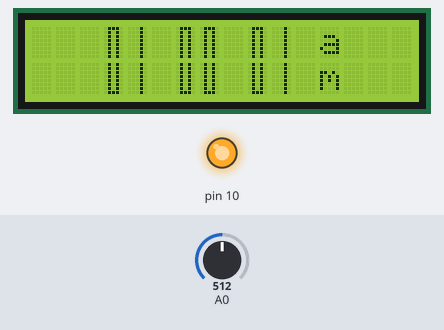
This sketch was run on a simulated Arduino Uno, built with avr-gcc and run on an emulated ATmega328P. On the bench: 16×2 character LCD, output pins drawn as LEDs (lit = HIGH). The test bench sets the inputs (shaded band); at power-on: A0 = 512.

Above: at 1.6 s.
1.7 s: A0 set to 461
At 2.8 s:
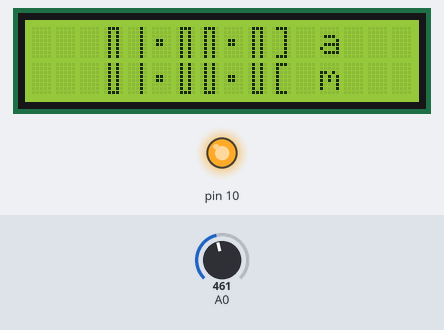
4.7 s: A0 set to 438
At 5.5 s:
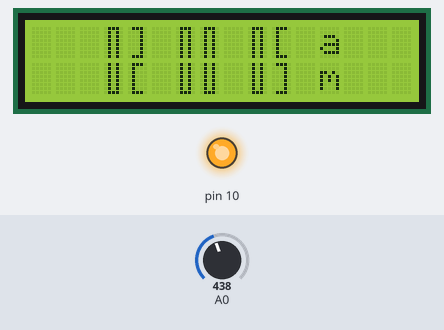
7.7 s: A0 set to 55
10.7 s: A0 set to 47
At 11.4 s:
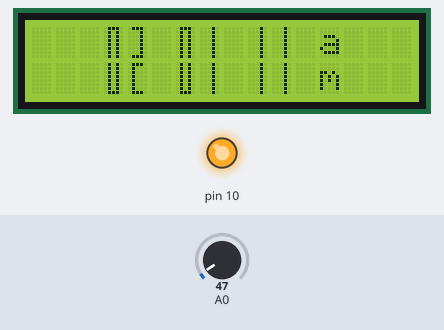
13.7 s: A0 set to 281
16.7 s: A0 set to 313
At 17.8 s:
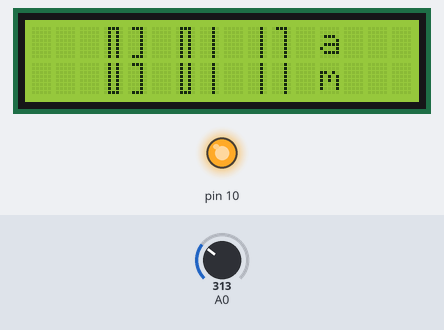
Timing chart, 0 to 19.7 s (numbered marks = the images above; inputs shaded):
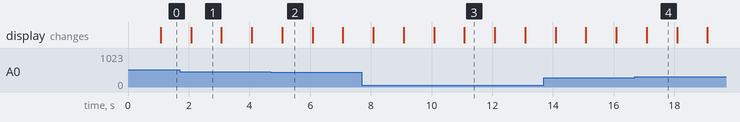

The sketch:

SimpleDigitalclockversion2.ino
```cpp
#include <LiquidCrystal.h>
#include "TimerOne.h"
#define btnRIGHT  1
#define btnUP     2
#define btnDOWN   3
#define btnLEFT   4
#define btnSELECT 5
#define btnNONE   0
int btnSelected = 0;
// select the pins used on the LCD panel
LiquidCrystal lcd(8, 9, 4, 5, 6, 7);
int lcd_key     = 0;
int adc_key_in0  = 0;
int adc_key_in1  = 0;
int adc_key_in2  = 0;
int adc_key_in3  = 0;
int adc_key_in4  = 0;
int adc_key_in5  = 0;
int thesec = 0;
int thesec2 = 0;
int themin = 0;
int themin2 = 0;
int thehr = 1;
int thehr2 = 0;
bool backlightstatus = true;
bool semicol = true;
bool ampm = true;


void setup() {
  pinMode(10,OUTPUT);
  digitalWrite(10,HIGH);
  //initialize the custom characters
  lcdcharinitiate();
  //initiate timer1 with 1 sec delay
  Timer1.initialize(1000000);
  //add the function that will be run every 1 sec
  Timer1.attachInterrupt(thedisplayfunction);
  lcd.clear();
  theclock();
}
//checking if buuton is pressed and do its function
void loop()
{
  int theinput = read_LCD_buttons();
  if(theinput == btnRIGHT && btnSelected != btnRIGHT)
  {
    btnSelected = btnRIGHT;
    themin++;
    if(themin > 9)
    {
      themin=0;
      themin2++;
      if(themin2 > 5)
      {
        themin2 =0;
      }
    }
  }
  else if(theinput == btnLEFT && btnSelected != btnLEFT)
  {
    btnSelected = btnLEFT;
    thehr++;
          if(thehr > 9 && thehr2 == 0)
          {
            thehr = 0;
            thehr2++;
            if(thehr2 >1)
            {
              thehr2 = 0;
            }
          }
          if(thehr > 2 && thehr2 == 1)
          {
            thehr = 1;
            thehr2++;
            if(thehr2 >1)
            {
              thehr2 = 0;
              ampm=!ampm;
            }
          }
  }
  else if(theinput == btnSELECT && btnSelected != btnSELECT)
  {
    btnSelected = btnSELECT;
    backlightstatus = !backlightstatus;
    if(backlightstatus)
    {
        digitalWrite(10,LOW);
    }
    else
    {
        digitalWrite(10,HIGH);
    }
  }
  else if(theinput == btnNONE && btnSelected != btnNONE)
  {
    btnSelected = btnNONE;
  }
  delay(200);
}
//get which button is pressed
int read_LCD_buttons()
{
  adc_key_in0 = analogRead(0);      // read the value from the sensor
  // my buttons when read are centered at these valies: 0, 144, 329, 504, 741
  // we add approx 50 to those values and check to see if we are close
  if (adc_key_in0 > 1000) return btnNONE; // We make this the 1st option for speed reasons since it will be the most likely result
  if (adc_key_in0 < 50)   return btnRIGHT;
  if (adc_key_in0 < 150)  return btnUP;
  if (adc_key_in0 < 300)  return btnDOWN;
  if (adc_key_in0 < 450)  return btnLEFT;
  if (adc_key_in0 < 700)  return btnSELECT;
  return btnNONE;  // when all others fail, return this...
}
//the clock timer call function
void thedisplayfunction()
{
  semicol=!semicol;
  thesec++;
  if(thesec > 9)
  {
    thesec=0;
    thesec2++;
    if(thesec2 > 5)
    {
      thesec2 = 0;
      themin++;
      if(themin > 9)
      {
        themin=0;
        themin2++;
        if(themin2 > 5)
        {
          themin2 =0;
          thehr++;
          if(thehr > 9 && thehr2 == 0)
          {
            thehr = 0;
            thehr2++;
            if(thehr2 >1)
            {
              thehr2 = 0;
            }
          }
          if(thehr > 2 && thehr2 == 1)
          {
            thehr = 1;
            thehr2++;
            if(thehr2 >1)
            {
              thehr2 = 0;
              ampm=!ampm;
            }
          }
        }
      }
    }
  }
  theclock();
}
//print the value of the varaiable in its position
void theclock()
{
  numberprinter(thehr2,3);
  numberprinter(thehr,4);
  numberprinter(themin2,6);
  numberprinter(themin,7);
  numberprinter(thesec2,9);
  numberprinter(thesec,10);


  if(ampm)
  {
    lcdam(12);
  }
  else
  {
    lcdpm(12);
  }
  if(semicol)
  {
    lcdnumbersemicolon(5);
    lcdnumbersemicolon(8);
  }
  else
  {
    lcdnumbersemicolonoff(5);
    lcdnumbersemicolonoff(8);
  }
}
//find the needed characer and added it to the needed position
void numberprinter(int num , int pos)
{
  if(num == 0)
  {
    lcdnumber0(pos);
  }
  if(num == 1)
  {
    lcdnumber1(pos);
  }
  if(num == 2)
  {
    lcdnumber2(pos);
  }
  if(num == 3)
  {
    lcdnumber3(pos);
  }
  if(num == 4)
  {
    lcdnumber4(pos);
  }
  if(num == 5)
  {
    lcdnumber5(pos);
  }
  if(num == 6)
  {
    lcdnumber6(pos);
  }
  if(num == 7)
  {
    lcdnumber7(pos);
  }
  if(num == 8)
  {
    lcdnumber8(pos);
  }
  if(num == 9)
  {
    lcdnumber9(pos);
  }
}
//initiate the lcd custom charcters
void lcdcharinitiate()
{
    //number 0 charaters 2x2 decimals
    byte C0[8] = {0x02,0x02,0x02,0x02,0x02,0x02,0x02,0x02};
    byte C1[8] = {0x0E,0x02,0x02,0x02,0x02,0x02,0x02,0x0E};
    byte C2[8] = {0x0E,0x08,0x08,0x08,0x08,0x08,0x08,0x0E};
    byte C3[8] = {0x0E,0x0A,0x0A,0x0A,0x0A,0x0A,0x0A,0x0E};
    byte C5[8] = {0x0A,0x0A,0x0A,0x0A,0x0A,0x0A,0x0A,0x0E};
    byte C4[8] = {0x0E,0x0A,0x0A,0x0A,0x0A,0x0A,0x0A,0x0A};
    byte C6[8] = {0x0E,0x02,0x02,0x02,0x02,0x02,0x02,0x02};
    byte C7[8] = {0x18,0x18,0x18,0x18,0x18,0x1E,0x1F,0x1F};

    lcd.createChar(0 , C0);
    lcd.createChar(1 , C1);
    lcd.createChar(2 , C2);
    lcd.createChar(3 , C3);
    lcd.createChar(4 , C4);
    lcd.createChar(5 , C5);
    lcd.createChar(6 , C6);
    lcd.createChar(7 , C7);
    lcd.begin(16 , 2);
}
//lcd draw character functions
void lcdnumber0(int startposition)
{
    lcd.setCursor(startposition+0,0);
    lcd.write(byte(4));
    lcd.setCursor(startposition+0,1);
    lcd.write(byte(5));
}
void lcdnumber1(int startposition)
{
    lcd.setCursor(startposition+0,0);
    lcd.write(byte(0));
    lcd.setCursor(startposition+0,1);
    lcd.write(byte(0));
}
void lcdnumber2(int startposition)
{
    lcd.setCursor(startposition+0,0);
    lcd.write(byte(1));
    lcd.setCursor(startposition+0,1);
    lcd.write(byte(2));
}
void lcdnumber3(int startposition)
{
    lcd.setCursor(startposition+0,0);
    lcd.write(byte(1));
    lcd.setCursor(startposition+0,1);
    lcd.write(byte(1));
}
void lcdnumber4(int startposition)
{
    lcd.setCursor(startposition+0,0);
    lcd.write(byte(5));
    lcd.setCursor(startposition+0,1);
    lcd.write(byte(6));
}
void lcdnumber5(int startposition)
{
    lcd.setCursor(startposition+0,0);
    lcd.write(byte(2));
    lcd.setCursor(startposition+0,1);
    lcd.write(byte(1));
}
void lcdnumber6(int startposition)
{
    lcd.setCursor(startposition+0,0);
    lcd.write(byte(2));
    lcd.setCursor(startposition+0,1);
    lcd.write(byte(3));
}
void lcdnumber7(int startposition)
{
    lcd.setCursor(startposition+0,0);
    lcd.write(byte(6));
    lcd.setCursor(startposition+0,1);
    lcd.write(byte(0));
}
void lcdnumber8(int startposition)
{
    lcd.setCursor(startposition+0,0);
    lcd.write(byte(3));
    lcd.setCursor(startposition+0,1);
    lcd.write(byte(3));
}
void lcdnumber9(int startposition)
{
    lcd.setCursor(startposition+0,0);
    lcd.write(byte(3));
    lcd.setCursor(startposition+0,1);
    lcd.write(byte(1));
}

void lcdnumbersemicolon(int startposition)
{
  lcd.setCursor(startposition+0,0);
  lcd.write(byte(165));
  lcd.setCursor(startposition+0,1);
  lcd.write(byte(165));
}
void lcdnumbersemicolonoff(int startposition)
{
  lcd.setCursor(startposition+0,0);
  lcd.write(byte(32));
  lcd.setCursor(startposition+0,1);
  lcd.write(byte(32));
}
void lcdam(int startposition)
{
  lcd.setCursor(startposition+0,0);
  lcd.write(byte(97));
  lcd.setCursor(startposition+0,1);
  lcd.write(byte(109));
}
void lcdpm(int startposition)
{
  lcd.setCursor(startposition+0,0);
  lcd.write(byte(112));
  lcd.setCursor(startposition+0,1);
  lcd.write(byte(109));
}
```

Measured:
- the behaviour switches between 450 and 449 on A0 (found by bisection; images 1 and 2)
- the behaviour switches between 50 and 49 on A0 (found by bisection; images 2 and 3)
- the behaviour switches between 299 and 300 on A0 (found by bisection; images 3 and 4)
- after the input at 4.7 s, the display: changes after 0.38 s (image 2)
- after the input at 10.7 s, the display: changes after 0.38 s (image 3)
- after the input at 16.7 s, the display: changes after 0.39 s (image 4)
- what the display in image 1 shows lasts 1.0 s, from 2.1 s to 3.1 s
